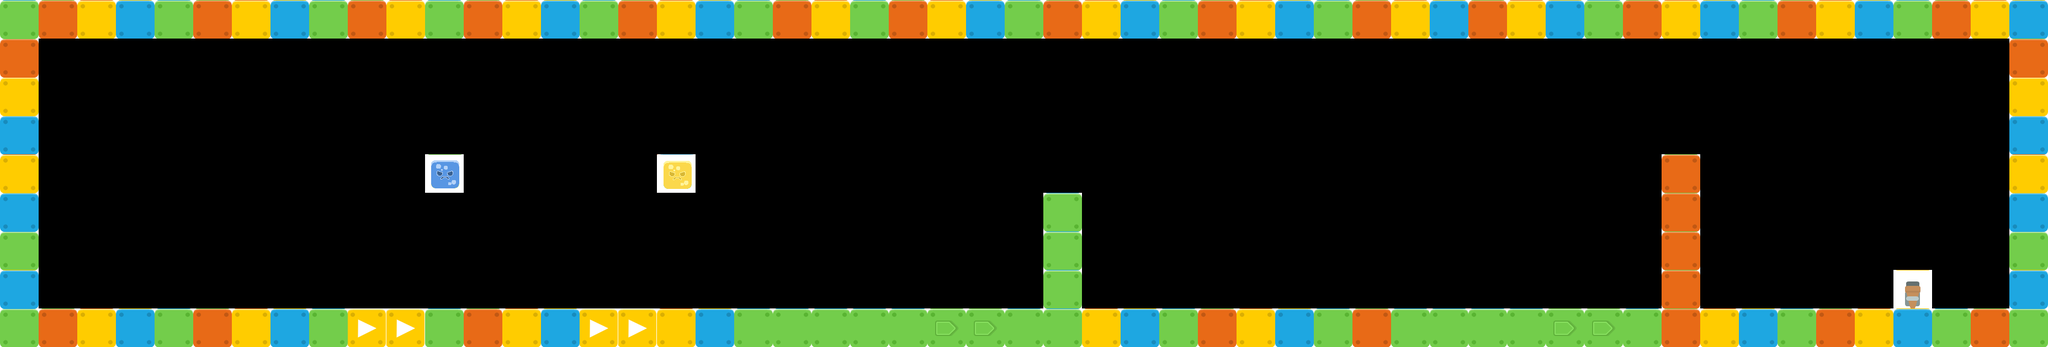

Tiled map render using the project's own tile images. Description and the map definition, with tile-layer contents summarised, below:
An orthogonal 53x9 tile map with 70x70 px tiles, 1 tile layer (tilesLayer).

<map version="1.0" orientation="orthogonal" width="53" height="9" tilewidth="70" tileheight="70">
 <tileset firstgid="1" source="tilesheet.tsx" />
 <layer name="tilesLayer" width="53" height="9">
  <data>[477 cells, 130 non-empty, 9 distinct tile ids]</data>
 </layer>
</map>
